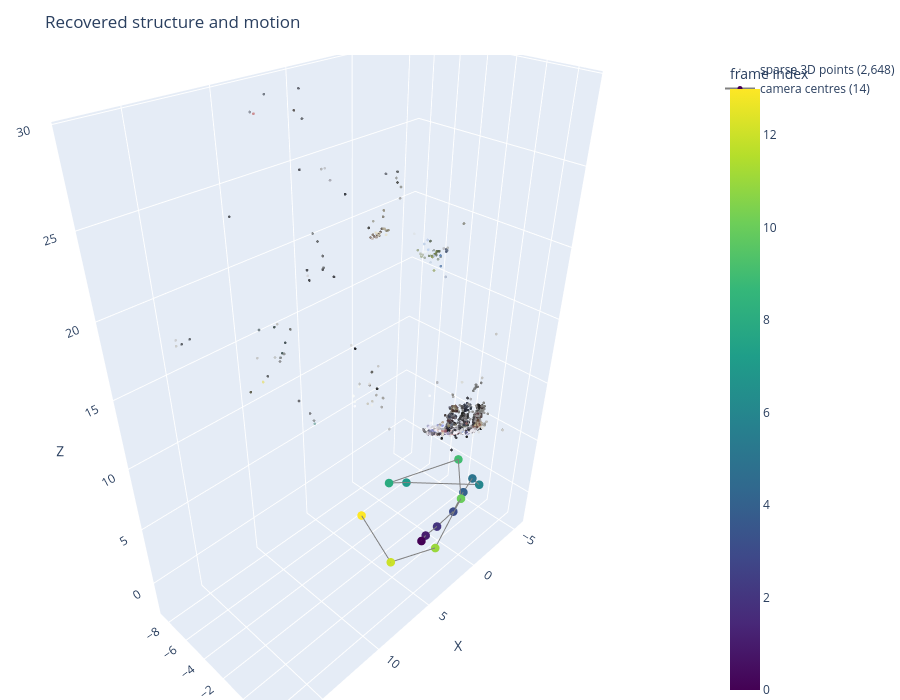

Here is the notebook cell this chart was saved with:
### Markdown cell above
## Step 4. Plot the recovered cameras and sparse points together

Bundle adjustment took the matched keypoints from Step 3 and solved for two things simultaneously:
- the **3D position of every point** that was matched across enough frames (“structure”), and
- the **position of every camera** that took a frame (“motion”).

The plot below shows both in one interactive 3D view. Rotate it. The cameras should roughly trace the path you walked, and the points should cluster where the actual object sat in the world.

### Code cell
# Camera centres in world coordinates: C_i = -R_i^T t_i
centres = []
names = []
for img in sorted(rec.images.values(), key=lambda im: im.name):
    pose = img.cam_from_world()
    R = np.array(pose.rotation.matrix(), dtype=np.float64)
    t = np.array(pose.translation, dtype=np.float64)
    centres.append(-R.T @ t)
    names.append(img.name)
centres = np.array(centres)

# Sparse 3D points with their per-point colour.
pts_xyz = np.array([p.xyz for p in rec.points3D.values()], dtype=np.float64)
pts_rgb = np.array([p.color for p in rec.points3D.values()], dtype=np.float64) / 255.0
point_color_strs = [f"rgb({int(255*r)},{int(255*g)},{int(255*b)})" for r, g, b in pts_rgb]

fig = go.Figure()
fig.add_trace(go.Scatter3d(
    x=pts_xyz[:, 0], y=pts_xyz[:, 1], z=pts_xyz[:, 2],
    mode="markers",
    marker=dict(size=1.6, color=point_color_strs, opacity=0.85),
    name=f"sparse 3D points ({len(pts_xyz):,})",
))
fig.add_trace(go.Scatter3d(
    x=centres[:, 0], y=centres[:, 1], z=centres[:, 2],
    mode="markers+lines",
    marker=dict(size=5, color=list(range(len(centres))), colorscale="Viridis",
                colorbar=dict(title="frame index"), opacity=1.0),
    line=dict(color="gray", width=2),
    text=names,
    hovertemplate="%{text}<extra></extra>",
    name=f"camera centres ({len(centres)})",
))
fig.update_layout(
    title="Recovered structure and motion",
    height=700,
    margin=dict(l=0, r=0, b=0, t=55),
    scene=dict(xaxis_title="X", yaxis_title="Y", zaxis_title="Z", aspectmode="data"),
)
fig.show()

### Figure 1 — Plotly figure (JSON) as saved in the notebook; plotly's stock layout.template omitted (floating-point values rounded to 4 significant figures; data arrays with more than 128 entries replaced by an {"elided": "..."} marker saying what was removed)
{"data": [{"marker": {"color": {"elided": "2648 str values"}, "opacity": 0.85, "size": 1.6}, "mode": "markers", "name": "sparse 3D points (2,648)", "type": "scatter3d", "x": {"elided": "2648 float values"}, "y": {"elided": "2648 float values"}, "z": {"elided": "2648 float values"}}, {"hovertemplate": "%{text}<extra></extra>", "line": {"color": "gray", "width": 2}, "marker": {"color": [0, 1, 2, 3, 4, 5, 6, 7, 8, 9, 10, 11, 12, 13], "colorbar": {"title": {"text": "frame index"}}, "colorscale": [[0, "#440154"], [0.1111, "#482878"], [0.2222, "#3e4989"], [0.3333, "#31688e"], [0.4444, "#26828e"], [0.5556, "#1f9e89"], [0.6667, "#35b779"], [0.7778, "#6ece58"], [0.8889, "#b5de2b"], [1, "#fde725"]], "opacity": 1, "size": 5}, "mode": "markers+lines", "name": "camera centres (14)", "text": ["frame_0001.jpg", "frame_0002.jpg", "frame_0003.jpg", "frame_0004.jpg", "frame_0005.jpg", "frame_0006.jpg", "frame_0007.jpg", "frame_0027.jpg", "frame_0033.jpg", "frame_0049.jpg", "frame_0050.jpg", "frame_0051.jpg", "frame_0052.jpg", "frame_0053.jpg"], "type": "scatter3d", "x": [3.049, 2.431, 1.061, -0.7688, -2.202, -3.383, -4.202, -2.244, 6.127, -3.58, -1.682, 1.951, 5.369, 5.431], "y": [0.8785, 0.738, 0.6452, 0.6373, 0.3514, 0.2101, 0.3418, -5.159, 0.3849, -1.347, 0.5614, 1.308, 0.1376, -2.66], "z": [-0.1941, -0.2174, -0.3954, -0.2021, 0.5721, 1.08, -0.005912, -2.124, 6.996, 1.861, 0.4216, -1.421, -1.111, 1.473]}], "layout": {"height": 700, "margin": {"b": 0, "l": 0, "r": 0, "t": 55}, "scene": {"aspectmode": "data", "xaxis": {"title": {"text": "X"}}, "yaxis": {"title": {"text": "Y"}}, "zaxis": {"title": {"text": "Z"}}}, "title": {"text": "Recovered structure and motion"}}}
